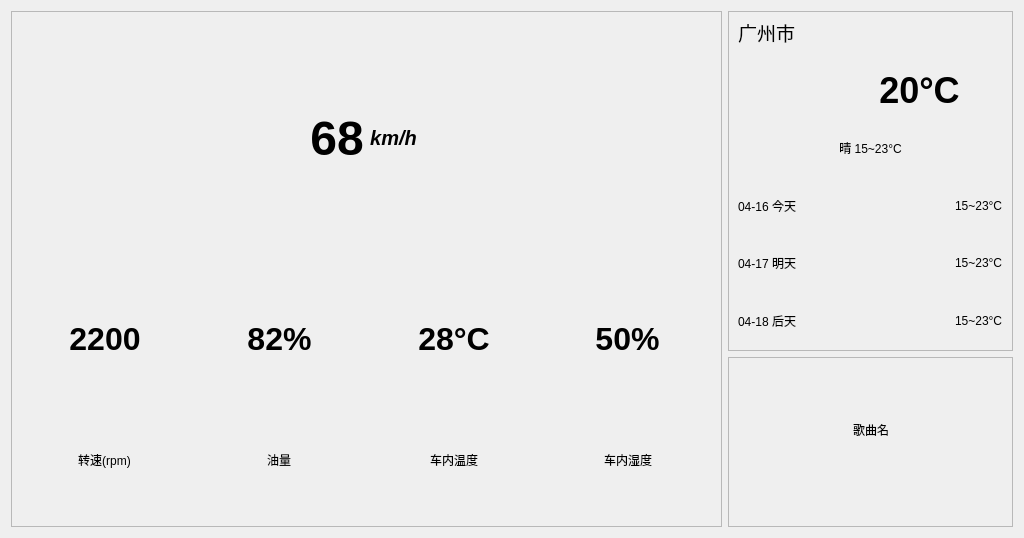
<?xml version="1.0" encoding="UTF-8"?>
<ui version="4.0">
 <class>HomePage</class>
 <widget class="QWidget" name="HomePage">
  <property name="geometry">
   <rect>
    <x>0</x>
    <y>0</y>
    <width>1024</width>
    <height>538</height>
   </rect>
  </property>
  <property name="windowTitle">
   <string>Form</string>
  </property>
  <property name="styleSheet">
   <string notr="true"/>
  </property>
  <layout class="QGridLayout" name="gridLayout_2" rowstretch="2,1" columnstretch="5,2">
   <item row="0" column="0" rowspan="2">
    <widget class="QFrame" name="frame_panel">
     <property name="styleSheet">
      <string notr="true"/>
     </property>
     <property name="frameShape">
      <enum>QFrame::StyledPanel</enum>
     </property>
     <property name="frameShadow">
      <enum>QFrame::Raised</enum>
     </property>
     <layout class="QVBoxLayout" name="verticalLayout_6">
      <item>
       <layout class="QHBoxLayout" name="horizontalLayout_2">
        <item alignment="Qt::AlignRight">
         <widget class="QLabel" name="label_varSpeed">
          <property name="font">
           <font>
            <pointsize>36</pointsize>
           </font>
          </property>
          <property name="text">
           <string>&lt;html&gt;&lt;head/&gt;&lt;body&gt;&lt;p align=&quot;center&quot;&gt;&lt;span style=&quot; font-weight:600;&quot;&gt;68&lt;/span&gt;&lt;/p&gt;&lt;/body&gt;&lt;/html&gt;</string>
          </property>
         </widget>
        </item>
        <item alignment="Qt::AlignLeft">
         <widget class="QLabel" name="label_speed">
          <property name="font">
           <font>
            <pointsize>15</pointsize>
           </font>
          </property>
          <property name="text">
           <string>&lt;html&gt;&lt;head/&gt;&lt;body&gt;&lt;p align=&quot;center&quot;&gt;&lt;span style=&quot; font-weight:600; font-style:italic;&quot;&gt;km/h&lt;/span&gt;&lt;/p&gt;&lt;/body&gt;&lt;/html&gt;</string>
          </property>
         </widget>
        </item>
       </layout>
      </item>
      <item>
       <widget class="QPushButton" name="icon_car">
        <property name="focusPolicy">
         <enum>Qt::NoFocus</enum>
        </property>
        <property name="styleSheet">
         <string notr="true">QPushButton {
    border: none;
    background: transparent;
}
#icon_car:pressed {
    padding: 0px;
    margin: 0px;
}</string>
        </property>
        <property name="icon">
         <iconset resource="../../resources/resources.qrc">
          <normaloff>:/images/images/小米su7.png</normaloff>:/images/images/小米su7.png</iconset>
        </property>
        <property name="iconSize">
         <size>
          <width>512</width>
          <height>256</height>
         </size>
        </property>
        <property name="flat">
         <bool>true</bool>
        </property>
       </widget>
      </item>
      <item>
       <layout class="QHBoxLayout" name="horizontalLayout">
        <item>
         <layout class="QVBoxLayout" name="verticalLayout">
          <item alignment="Qt::AlignHCenter">
           <widget class="QLabel" name="label_varRpm">
            <property name="font">
             <font>
              <pointsize>24</pointsize>
             </font>
            </property>
            <property name="text">
             <string>&lt;html&gt;&lt;head/&gt;&lt;body&gt;&lt;p align=&quot;center&quot;&gt;&lt;span style=&quot; font-weight:600;&quot;&gt;2200&lt;/span&gt;&lt;/p&gt;&lt;/body&gt;&lt;/html&gt;</string>
            </property>
           </widget>
          </item>
          <item alignment="Qt::AlignHCenter">
           <widget class="QLabel" name="label_rpm">
            <property name="text">
             <string>&lt;html&gt;&lt;head/&gt;&lt;body&gt;&lt;p align=&quot;center&quot;&gt;转速(rpm)&lt;/p&gt;&lt;/body&gt;&lt;/html&gt;</string>
            </property>
           </widget>
          </item>
         </layout>
        </item>
        <item>
         <layout class="QVBoxLayout" name="verticalLayout_2">
          <item alignment="Qt::AlignHCenter">
           <widget class="QLabel" name="label_varOil">
            <property name="font">
             <font>
              <pointsize>24</pointsize>
             </font>
            </property>
            <property name="text">
             <string>&lt;html&gt;&lt;head/&gt;&lt;body&gt;&lt;p align=&quot;center&quot;&gt;&lt;span style=&quot; font-weight:600;&quot;&gt;82%&lt;/span&gt;&lt;/p&gt;&lt;/body&gt;&lt;/html&gt;</string>
            </property>
           </widget>
          </item>
          <item alignment="Qt::AlignHCenter">
           <widget class="QLabel" name="label_oil">
            <property name="text">
             <string>&lt;html&gt;&lt;head/&gt;&lt;body&gt;&lt;p align=&quot;center&quot;&gt;油量&lt;/p&gt;&lt;/body&gt;&lt;/html&gt;</string>
            </property>
           </widget>
          </item>
         </layout>
        </item>
        <item>
         <layout class="QVBoxLayout" name="verticalLayout_3">
          <item alignment="Qt::AlignHCenter">
           <widget class="QLabel" name="label_varTemp">
            <property name="font">
             <font>
              <pointsize>24</pointsize>
             </font>
            </property>
            <property name="text">
             <string>&lt;html&gt;&lt;head/&gt;&lt;body&gt;&lt;p align=&quot;center&quot;&gt;&lt;span style=&quot; font-weight:600;&quot;&gt;28°C&lt;/span&gt;&lt;/p&gt;&lt;/body&gt;&lt;/html&gt;</string>
            </property>
           </widget>
          </item>
          <item alignment="Qt::AlignHCenter">
           <widget class="QLabel" name="label_temp">
            <property name="text">
             <string>&lt;html&gt;&lt;head/&gt;&lt;body&gt;&lt;p align=&quot;center&quot;&gt;车内温度&lt;/p&gt;&lt;/body&gt;&lt;/html&gt;</string>
            </property>
           </widget>
          </item>
         </layout>
        </item>
        <item>
         <layout class="QVBoxLayout" name="verticalLayout_4">
          <item alignment="Qt::AlignHCenter">
           <widget class="QLabel" name="label_varHum">
            <property name="font">
             <font>
              <pointsize>24</pointsize>
             </font>
            </property>
            <property name="text">
             <string>&lt;html&gt;&lt;head/&gt;&lt;body&gt;&lt;p align=&quot;center&quot;&gt;&lt;span style=&quot; font-weight:600;&quot;&gt;50%&lt;/span&gt;&lt;/p&gt;&lt;/body&gt;&lt;/html&gt;</string>
            </property>
           </widget>
          </item>
          <item alignment="Qt::AlignHCenter">
           <widget class="QLabel" name="label_hum">
            <property name="text">
             <string>&lt;html&gt;&lt;head/&gt;&lt;body&gt;&lt;p align=&quot;center&quot;&gt;车内湿度&lt;/p&gt;&lt;/body&gt;&lt;/html&gt;</string>
            </property>
           </widget>
          </item>
         </layout>
        </item>
       </layout>
      </item>
     </layout>
    </widget>
   </item>
   <item row="0" column="1">
    <widget class="QFrame" name="frame_weather">
     <property name="styleSheet">
      <string notr="true"/>
     </property>
     <property name="frameShape">
      <enum>QFrame::StyledPanel</enum>
     </property>
     <property name="frameShadow">
      <enum>QFrame::Raised</enum>
     </property>
     <layout class="QVBoxLayout" name="verticalLayout_5">
      <property name="spacing">
       <number>16</number>
      </property>
      <property name="topMargin">
       <number>0</number>
      </property>
      <item alignment="Qt::AlignLeft">
       <widget class="QLabel" name="label_city">
        <property name="font">
         <font>
          <pointsize>14</pointsize>
         </font>
        </property>
        <property name="text">
         <string>&lt;html&gt;&lt;head/&gt;&lt;body&gt;&lt;p align=&quot;center&quot;&gt;广州市&lt;/p&gt;&lt;/body&gt;&lt;/html&gt;</string>
        </property>
       </widget>
      </item>
      <item>
       <layout class="QHBoxLayout" name="horizontalLayout_4">
        <item alignment="Qt::AlignRight">
         <widget class="QPushButton" name="icon_weather">
          <property name="focusPolicy">
           <enum>Qt::NoFocus</enum>
          </property>
          <property name="styleSheet">
           <string notr="true">QPushButton {
    border: none;
    background: transparent;
}
#icon_weather:pressed {
    padding: 0px;
    margin: 0px;
}</string>
          </property>
          <property name="icon">
           <iconset resource="../../resources/resources.qrc">
            <normaloff>:/images/images/天气-晴天.png</normaloff>:/images/images/天气-晴天.png</iconset>
          </property>
          <property name="iconSize">
           <size>
            <width>64</width>
            <height>64</height>
           </size>
          </property>
          <property name="flat">
           <bool>true</bool>
          </property>
         </widget>
        </item>
        <item alignment="Qt::AlignLeft">
         <widget class="QLabel" name="label_weatherTemp">
          <property name="font">
           <font>
            <pointsize>27</pointsize>
           </font>
          </property>
          <property name="text">
           <string>&lt;html&gt;&lt;head/&gt;&lt;body&gt;&lt;p align=&quot;center&quot;&gt;&lt;span style=&quot; font-weight:600;&quot;&gt;20°C&lt;/span&gt;&lt;/p&gt;&lt;/body&gt;&lt;/html&gt;</string>
          </property>
         </widget>
        </item>
       </layout>
      </item>
      <item alignment="Qt::AlignHCenter">
       <widget class="QLabel" name="label_todayTemp_1">
        <property name="text">
         <string>&lt;html&gt;&lt;head/&gt;&lt;body&gt;&lt;p align=&quot;center&quot;&gt;晴 15~23°C&lt;/p&gt;&lt;/body&gt;&lt;/html&gt;</string>
        </property>
       </widget>
      </item>
      <item>
       <layout class="QHBoxLayout" name="horizontalLayout_3" stretch="1,1,1">
        <property name="spacing">
         <number>0</number>
        </property>
        <item>
         <widget class="QLabel" name="label_today">
          <property name="text">
           <string>04-16 今天</string>
          </property>
         </widget>
        </item>
        <item alignment="Qt::AlignHCenter">
         <widget class="QPushButton" name="icon_weather_today">
          <property name="focusPolicy">
           <enum>Qt::NoFocus</enum>
          </property>
          <property name="styleSheet">
           <string notr="true">QPushButton {
    border: none;
    background: transparent;
}
#icon_weather:pressed {
    padding: 0px;
    margin: 0px;
}</string>
          </property>
          <property name="icon">
           <iconset resource="../../resources/resources.qrc">
            <normaloff>:/images/images/天气-晴天.png</normaloff>:/images/images/天气-晴天.png</iconset>
          </property>
          <property name="iconSize">
           <size>
            <width>24</width>
            <height>24</height>
           </size>
          </property>
          <property name="flat">
           <bool>true</bool>
          </property>
         </widget>
        </item>
        <item alignment="Qt::AlignRight">
         <widget class="QLabel" name="label_todayTemp">
          <property name="text">
           <string>15~23°C</string>
          </property>
         </widget>
        </item>
       </layout>
      </item>
      <item>
       <layout class="QHBoxLayout" name="horizontalLayout_7" stretch="1,1,1">
        <property name="spacing">
         <number>0</number>
        </property>
        <item>
         <widget class="QLabel" name="label_tomorrow">
          <property name="text">
           <string>04-17 明天</string>
          </property>
         </widget>
        </item>
        <item alignment="Qt::AlignHCenter">
         <widget class="QPushButton" name="icon_weather_tomorrow">
          <property name="focusPolicy">
           <enum>Qt::NoFocus</enum>
          </property>
          <property name="styleSheet">
           <string notr="true">QPushButton {
    border: none;
    background: transparent;
}
#icon_weather:pressed {
    padding: 0px;
    margin: 0px;
}</string>
          </property>
          <property name="icon">
           <iconset resource="../../resources/resources.qrc">
            <normaloff>:/images/images/天气-雨天.png</normaloff>:/images/images/天气-雨天.png</iconset>
          </property>
          <property name="iconSize">
           <size>
            <width>24</width>
            <height>24</height>
           </size>
          </property>
          <property name="flat">
           <bool>true</bool>
          </property>
         </widget>
        </item>
        <item alignment="Qt::AlignRight">
         <widget class="QLabel" name="label_tomorrowTemp">
          <property name="text">
           <string>15~23°C</string>
          </property>
         </widget>
        </item>
       </layout>
      </item>
      <item>
       <layout class="QHBoxLayout" name="horizontalLayout_8" stretch="1,1,1">
        <property name="spacing">
         <number>0</number>
        </property>
        <item>
         <widget class="QLabel" name="label_afterTomorrow">
          <property name="text">
           <string>04-18 后天</string>
          </property>
         </widget>
        </item>
        <item alignment="Qt::AlignHCenter">
         <widget class="QPushButton" name="icon_weather_afterTomorrow">
          <property name="focusPolicy">
           <enum>Qt::NoFocus</enum>
          </property>
          <property name="styleSheet">
           <string notr="true">QPushButton {
    border: none;
    background: transparent;
}
#icon_weather:pressed {
    padding: 0px;
    margin: 0px;
}</string>
          </property>
          <property name="icon">
           <iconset resource="../../resources/resources.qrc">
            <normaloff>:/images/images/天气-雪天.png</normaloff>:/images/images/天气-雪天.png</iconset>
          </property>
          <property name="iconSize">
           <size>
            <width>24</width>
            <height>24</height>
           </size>
          </property>
          <property name="flat">
           <bool>true</bool>
          </property>
         </widget>
        </item>
        <item alignment="Qt::AlignRight">
         <widget class="QLabel" name="label_afterTomorrowTemp">
          <property name="text">
           <string>15~23°C</string>
          </property>
         </widget>
        </item>
       </layout>
      </item>
     </layout>
    </widget>
   </item>
   <item row="1" column="1">
    <widget class="QFrame" name="frame_homeMusic">
     <property name="styleSheet">
      <string notr="true"/>
     </property>
     <property name="frameShape">
      <enum>QFrame::StyledPanel</enum>
     </property>
     <property name="frameShadow">
      <enum>QFrame::Raised</enum>
     </property>
     <layout class="QGridLayout" name="gridLayout_3">
      <property name="leftMargin">
       <number>0</number>
      </property>
      <property name="rightMargin">
       <number>0</number>
      </property>
      <property name="bottomMargin">
       <number>0</number>
      </property>
      <property name="horizontalSpacing">
       <number>0</number>
      </property>
      <item row="0" column="1" colspan="3" alignment="Qt::AlignHCenter">
       <widget class="QPushButton" name="icon_homeMusic">
        <property name="focusPolicy">
         <enum>Qt::NoFocus</enum>
        </property>
        <property name="styleSheet">
         <string notr="true">QPushButton {
    border: none;
    background: transparent;
}
#icon_homeMusic:pressed {
    padding: 0px;
    margin: 0px;
}</string>
        </property>
        <property name="icon">
         <iconset resource="../../resources/resources.qrc">
          <normaloff>:/images/images/小米su7.png</normaloff>:/images/images/小米su7.png</iconset>
        </property>
        <property name="iconSize">
         <size>
          <width>128</width>
          <height>128</height>
         </size>
        </property>
        <property name="flat">
         <bool>true</bool>
        </property>
       </widget>
      </item>
      <item row="1" column="1" colspan="3" alignment="Qt::AlignHCenter">
       <widget class="QLabel" name="label_songName">
        <property name="minimumSize">
         <size>
          <width>0</width>
          <height>19</height>
         </size>
        </property>
        <property name="text">
         <string>歌曲名</string>
        </property>
       </widget>
      </item>
      <item row="2" column="0">
       <spacer name="horizontalSpacer_3">
        <property name="orientation">
         <enum>Qt::Horizontal</enum>
        </property>
        <property name="sizeHint" stdset="0">
         <size>
          <width>40</width>
          <height>20</height>
         </size>
        </property>
       </spacer>
      </item>
      <item row="2" column="1">
       <widget class="QToolButton" name="toolButton_previous">
        <property name="minimumSize">
         <size>
          <width>48</width>
          <height>48</height>
         </size>
        </property>
        <property name="focusPolicy">
         <enum>Qt::NoFocus</enum>
        </property>
        <property name="styleSheet">
         <string notr="true">QToolButton {
    border: none;
    background: transparent;
}
#toolButton_previous:pressed {
    padding: 0px;
    margin: 0px;
}</string>
        </property>
        <property name="icon">
         <iconset resource="../../resources/resources.qrc">
          <normaloff>:/images/images/上一首.png</normaloff>:/images/images/上一首.png</iconset>
        </property>
        <property name="iconSize">
         <size>
          <width>32</width>
          <height>32</height>
         </size>
        </property>
        <property name="autoRaise">
         <bool>false</bool>
        </property>
       </widget>
      </item>
      <item row="2" column="2">
       <widget class="QToolButton" name="toolButton_play">
        <property name="minimumSize">
         <size>
          <width>48</width>
          <height>48</height>
         </size>
        </property>
        <property name="focusPolicy">
         <enum>Qt::NoFocus</enum>
        </property>
        <property name="styleSheet">
         <string notr="true">QToolButton {
    border: none;
    background: transparent;
}
#toolButton_play:pressed {
    padding: 0px;
    margin: 0px;
}</string>
        </property>
        <property name="icon">
         <iconset resource="../../resources/resources.qrc">
          <normaloff>:/images/images/播放.png</normaloff>:/images/images/播放.png</iconset>
        </property>
        <property name="iconSize">
         <size>
          <width>32</width>
          <height>32</height>
         </size>
        </property>
        <property name="autoRaise">
         <bool>false</bool>
        </property>
       </widget>
      </item>
      <item row="2" column="3">
       <widget class="QToolButton" name="toolButton_next">
        <property name="minimumSize">
         <size>
          <width>48</width>
          <height>48</height>
         </size>
        </property>
        <property name="focusPolicy">
         <enum>Qt::NoFocus</enum>
        </property>
        <property name="styleSheet">
         <string notr="true">QToolButton {
    border: none;
    background: transparent;
}
#toolButton_next:pressed {
    padding: 0px;
    margin: 0px;
}</string>
        </property>
        <property name="icon">
         <iconset resource="../../resources/resources.qrc">
          <normaloff>:/images/images/下一首.png</normaloff>:/images/images/下一首.png</iconset>
        </property>
        <property name="iconSize">
         <size>
          <width>32</width>
          <height>32</height>
         </size>
        </property>
        <property name="autoRaise">
         <bool>false</bool>
        </property>
       </widget>
      </item>
      <item row="2" column="4">
       <spacer name="horizontalSpacer_4">
        <property name="orientation">
         <enum>Qt::Horizontal</enum>
        </property>
        <property name="sizeHint" stdset="0">
         <size>
          <width>40</width>
          <height>20</height>
         </size>
        </property>
       </spacer>
      </item>
     </layout>
    </widget>
   </item>
  </layout>
 </widget>
 <resources>
  <include location="../../resources/resources.qrc"/>
 </resources>
 <connections/>
</ui>
